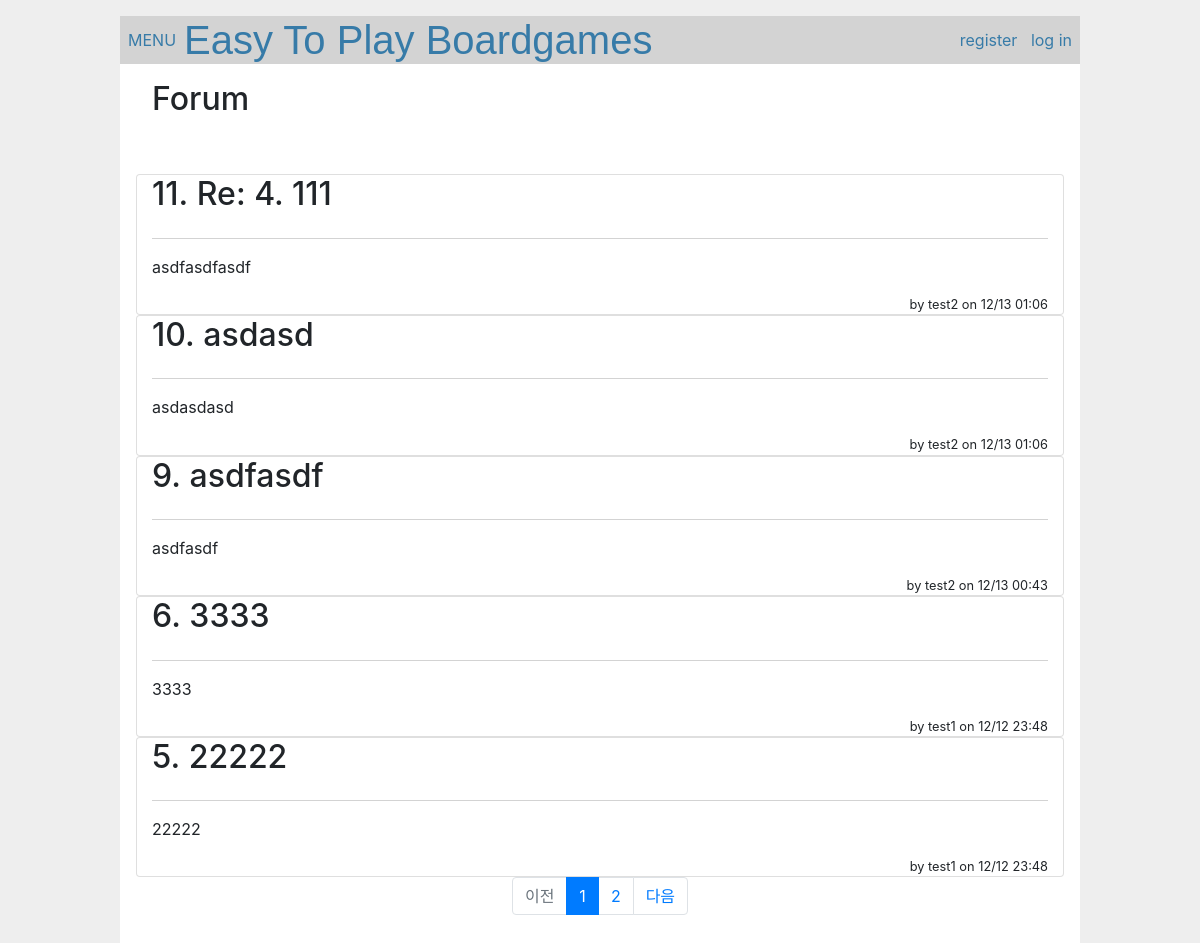
Before: /forum/ with the older database file.
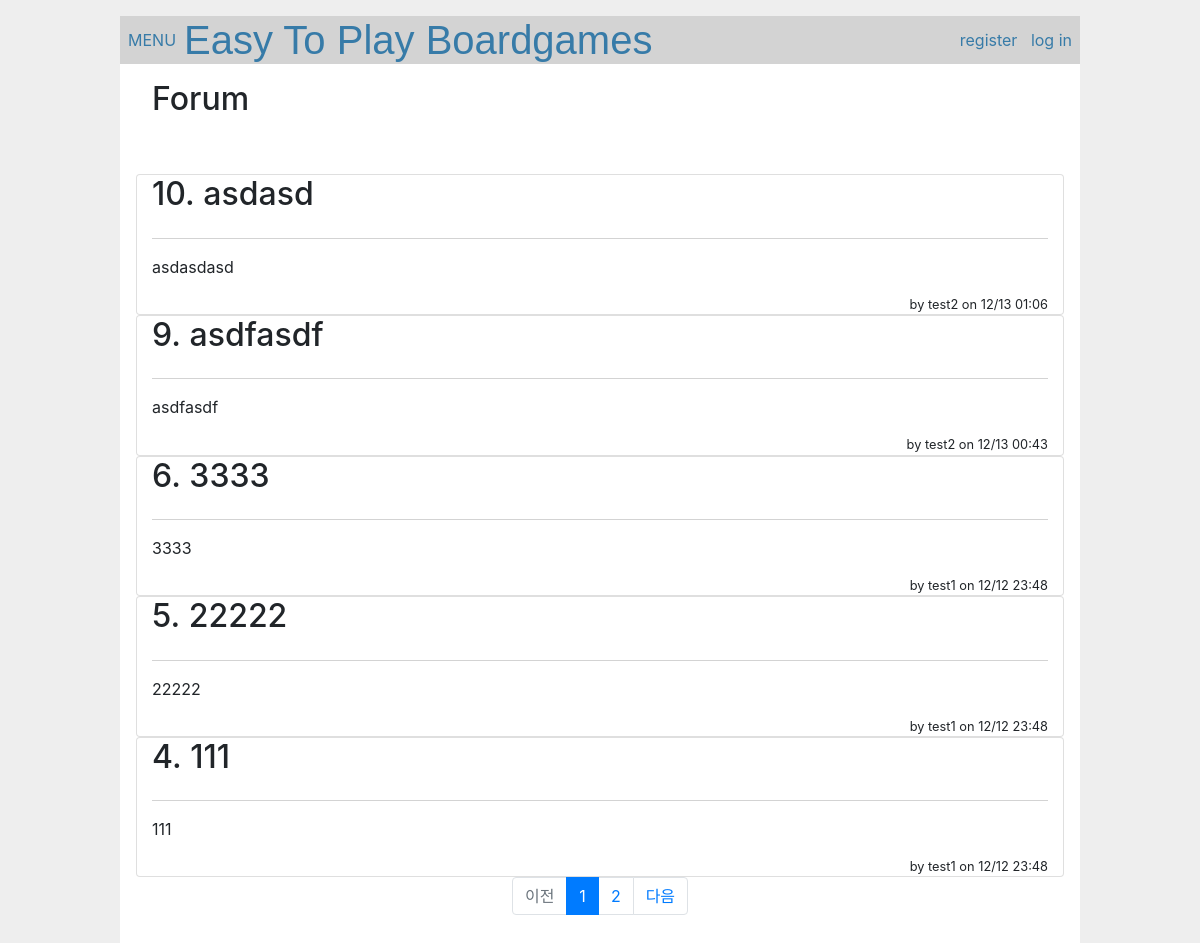
After: the same page with the newer database file.
### src/forum/models.py (models this page shows)
class Post(db.Model):
    __tablename__ = "posts"
    id = db.Column(db.Integer, primary_key=True)
    user_id = db.Column(
        db.Integer,
        db.ForeignKey("users.id"),
        index=True
    )
    parent_id = db.Column(
        db.Integer,
        db.ForeignKey('posts.id', ondelete='CASCADE'),
        nullable=True,
        index=True
    )
    title = db.Column(db.String(20), nullable=False)
    body = db.Column(db.Text, nullable=False)
    created_at = db.Column(
        db.DateTime,
        default=datetime.now,
        nullable=False
    )
    updated_at = db.Column(
        db.DateTime,
        default=datetime.now,
        onupdate=datetime.now,
        nullable=False
    )
    user = db.relationship(
        'User',
        backref=db.backref('posts', lazy='dynamic')
    )
    parent = db.relationship(
        'Post',
        remote_side=[id],
        backref=db.backref('replies', lazy='dynamic'),
        single_parent=True,
    )

### src/crud/models.py (models this page shows, shortened)
class User(db.Model, UserMixin):
	__tablename__ = "users"
	id = db.Column(db.Integer, primary_key=True)
	username = db.Column(db.String(12), index=True, nullable=False)
	email = db.Column(db.String(100), unique=True, index=True, nullable=False)
	password_hash = db.Column(db.String)
	created_at = db.Column(db.DateTime, default=datetime.now, nullable=False)
	updated_at = db.Column(db.DateTime, default=datetime.now,
                        onupdate=datetime.now, nullable=False)
	@property
	def password(self):
		raise AttributeError("비밀번호 오류")

### src/forum/views.py (the view)
@forum.route("/")
def index():
	page = request.args.get('page', type=int, default=1)
	per_page = 5
	posts_query = (
		db.session.query(Post)
		.join(User, User.id == Post.user_id)
		.order_by(desc(Post.created_at))
	)
	pagination = posts_query.paginate(page=page, per_page=per_page)
	posts = pagination.items
	delete_form = DeleteForm()
	create_form = PostForm()
	return render_template("forum/index.html", posts=posts, pagination=pagination, delete_form=delete_form,create_form=create_form)

### src/forum/templates/forum/index.html (shortened to what this page needs)
{% extends 'home/base.html' %}
{% block content %}
<div class="p-3">
	<h2>Forum</h2>
	</div>
	<div class="d-flex flex-row-reverse">
	</div>
	{% for post in posts %}
	<div class="card col-md-12">
		<header class="d-flex justify-content-between">
			<h2>{{ post.id }}.&nbsp;{{ post.title }}</h2>
		</header>
		<hr>
		<div class="d-flex flex-row post-container">
			<div class="post-body">
				<p>{{ post.body }}</p>
			</div>
		</div>
		<div class="d-flex flex-row-reverse">
			<small>by {{ post.user.username }} on {{ post.created_at.strftime('%m/%d %H:%M') }}</small>
		</div>
	</div>
	{% endfor %}
<ul class="pagination justify-content-center">
	{% if pagination.has_prev %}
	<li class="page-item">
		<a class="page-link" href="{{ url_for('forum.index', page=pagination.prev_num) }}" aria-label="Previous">
			이전
		</a>
	</li>
	{% else %}
	<li class="page-item disabled">
		<span class="page-link" aria-disabled="true">이전</span>
	</li>
	{% endif %}
	{% for page_num in pagination.iter_pages(left_edge=1, right_edge=1, left_current=2, right_current=2) %}
		{% if page_num %}
			{% if page_num == pagination.page %}
			<li class="page-item active" aria-current="page">
				<span class="page-link">{{ page_num }}</span>
			</li>
			{% else %}
			<li class="page-item">
				<a class="page-link" href="{{ url_for('forum.index', page=page_num) }}">{{ page_num }}</a>
			</li>
			{% endif %}
		{% else %}
		<li class="page-item disabled">
			<span class="page-link">...</span>
		</li>
		{% endif %}
	{% endfor %}
	{% if pagination.has_next %}
	<li class="page-item">
		<a class="page-link" href="{{ url_for('forum.index', page=pagination.next_num) }}" aria-label="Next">
			다음
		</a>
	</li>
	{% else %}
	<li class="page-item disabled">
		<span class="page-link" aria-disabled="true">다음</span>
	</li>
	{% endif %}
</ul>
{% endblock %}

Changed rows visible on the page:
removed Post: id "11", title "Re: 4. 111", body "asdfasdfasdf", user.username "test2", created_at "12/13 01:06"
now on this page (row unchanged): Post: id "4", title "111", body "111", user.username "test1", created_at "12/12 23:48"
